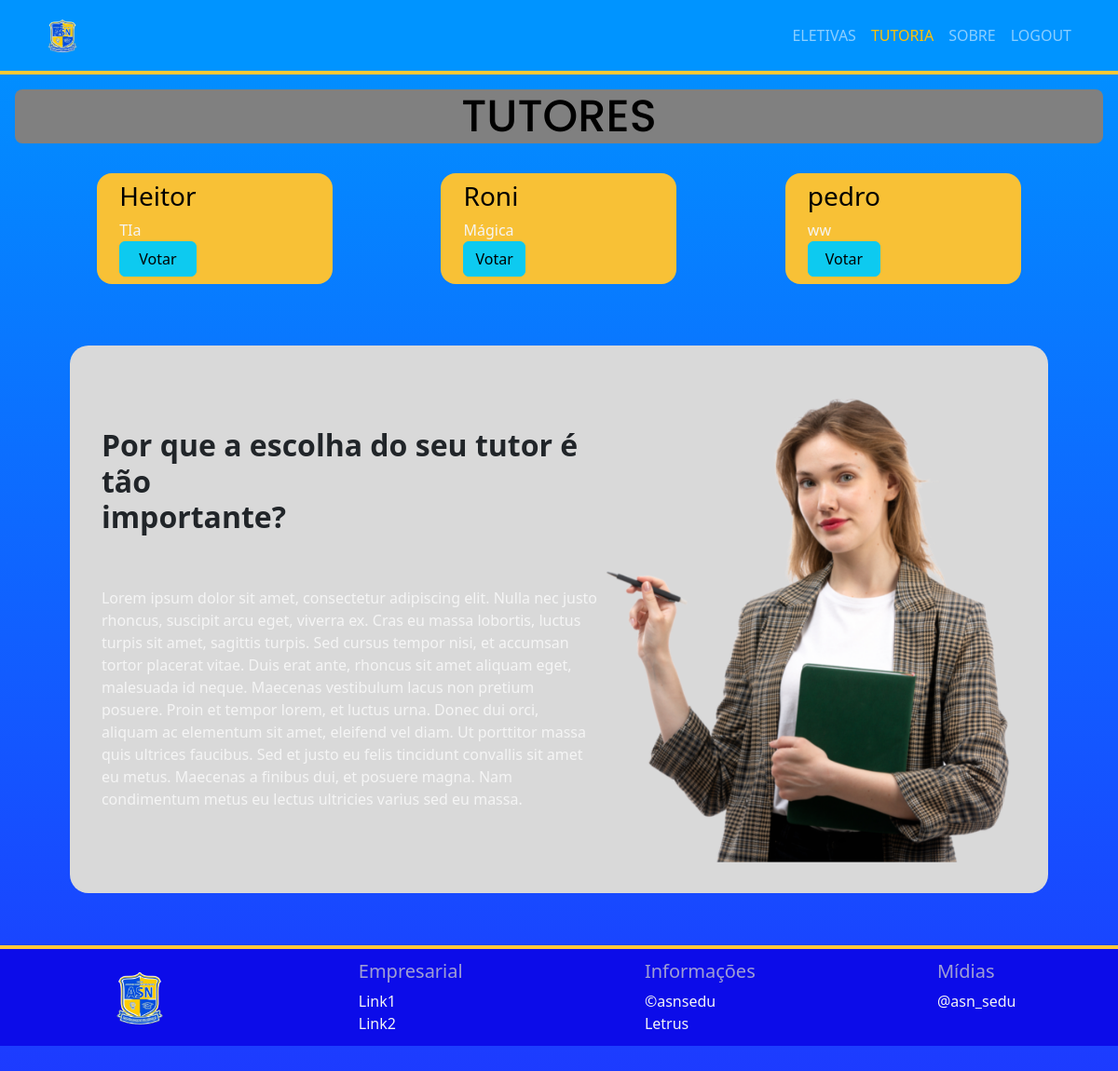
Page /tutoria/ on the earlier database version.
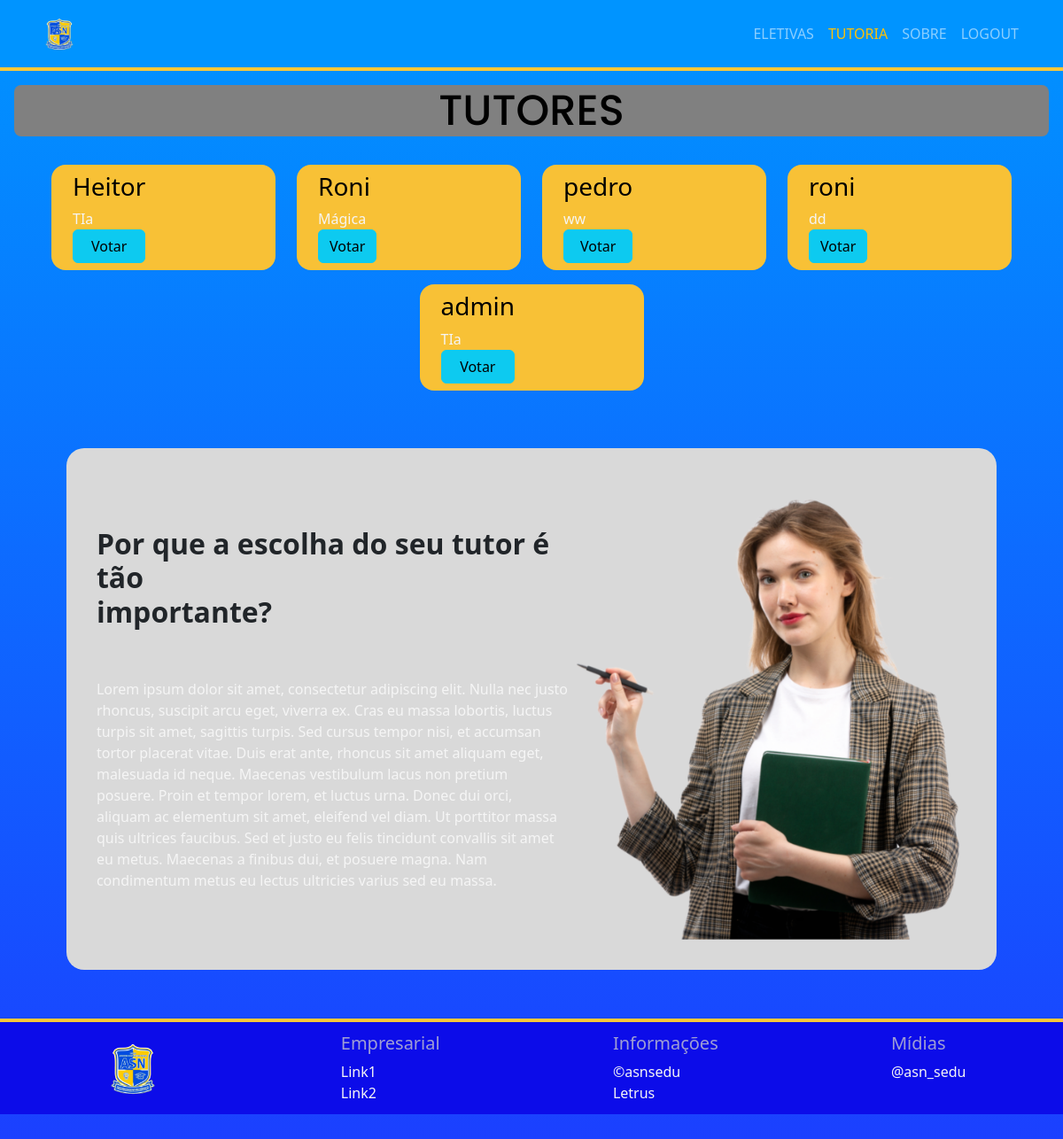
Same page on the later database version.
### Aplicativo/models.py (models this page shows)
class Professores(models.Model):
    eletiva = models.CharField(max_length=100,null=True, blank=False)
    nome = models.CharField(max_length=100)
    email = models.EmailField(max_length=100)
    senha = models.CharField(max_length=100)
    imagem = models.FileField(upload_to='imagem_professores', null=True, blank=False)

### Aplicativo/views.py (the view)
# urls.py: path('tutoria/',tutoria,name='tutoria'),
def tutoria(request):
    dados=dados_universsais.copy()
    dados['pagina'] = 'tutoria'
    dados['professores'] = Professores.objects.all().values()
    return render(request,'principais/tutoria.html',dados)

### Aplicativo/templates/principais/tutoria.html (shortened to what this page needs)
<!DOCTYPE html>
<html lang="en">
<head>
    <link href="https://cdn.jsdelivr.net/npm/bootstrap@5.3.3/dist/css/bootstrap.min.css" rel="stylesheet">
    {% load static %}
    <link rel="stylesheet" href="{% static 'css/tutoria.css'%}">
</head>
<body>
    {% include 'codigos reutilizados/links_reutilizados.html' %}
<h1 class="text-black text-center m-3 rounded-3" id="eletivas-title">TUTORES</h1>
<div class="container">
    <div class="row p-3 justify-content-around">
        {% for i in professores %}
        <div class="col-12 col-sm-6 col-md-4 col-lg-3 mb-3">
            <div class="p-2 rounded-4" id="div_tutor">
                <div id="div-text">
                    <h3>{{i.nome}}</h3>
                    <p>{{i.eletiva}}</p>
                    <a href="" class="btn btn-info d-block">Votar</a>
                </div>
            </div>
        </div>
        {% endfor %}
    </div>
    <div class="importante d-flex flex-column flex-md-row justify-content-between align-items-center">
        <div>
            <h2><strong>Por que a escolha do seu tutor é tão <br> importante?</strong></h2>
            <p class="text-importante"> <br> <br> Lorem ipsum dolor sit amet, consectetur adipiscing elit. Nulla nec justo rhoncus, suscipit arcu eget, viverra ex. Cras eu massa lobortis, luctus turpis sit amet, sagittis turpis. Sed cursus tempor nisi, et accumsan tortor placerat vitae. Duis erat ante, rhoncus sit amet aliquam eget, malesuada id neque. Maecenas vestibulum lacus non pretium posuere. Proin et tempor lorem, et luctus urna. Donec dui orci, aliquam ac elementum sit amet, eleifend vel diam. Ut porttitor massa quis ultrices faucibus. Sed et justo eu felis tincidunt convallis sit amet eu metus. Maecenas a finibus dui, et posuere magna. Nam condimentum metus eu lectus ultricies varius sed eu massa.</p>
        </div>
        <img src="../../media/moca.png" class="girl d-none d-md-block" alt="" width="450px">
    </div>
</div>
{% include 'codigos reutilizados/footer.html' %}
</body>
</html>

Differences in the rows shown:
added Professores: nome "roni", eletiva "dd"
added Professores: nome "admin", eletiva "TIa"
